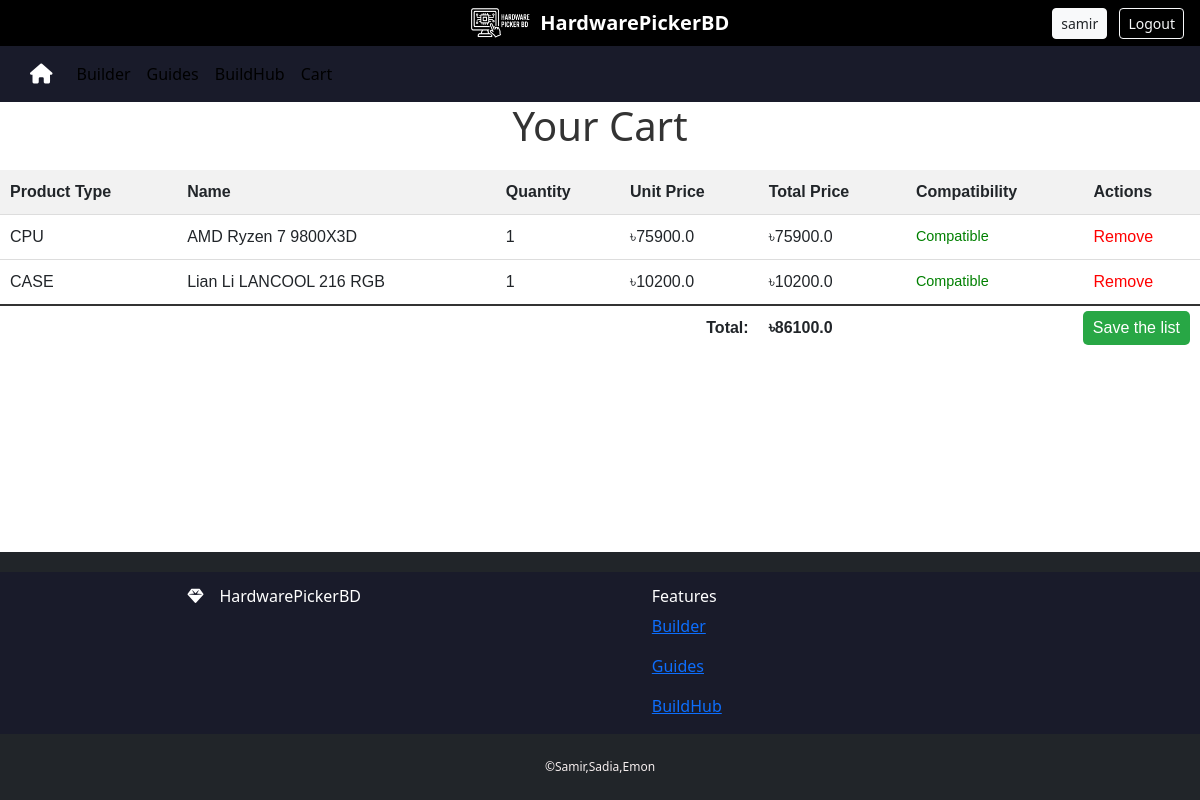
Before: /products/cart/ (signed in) with the older database file.
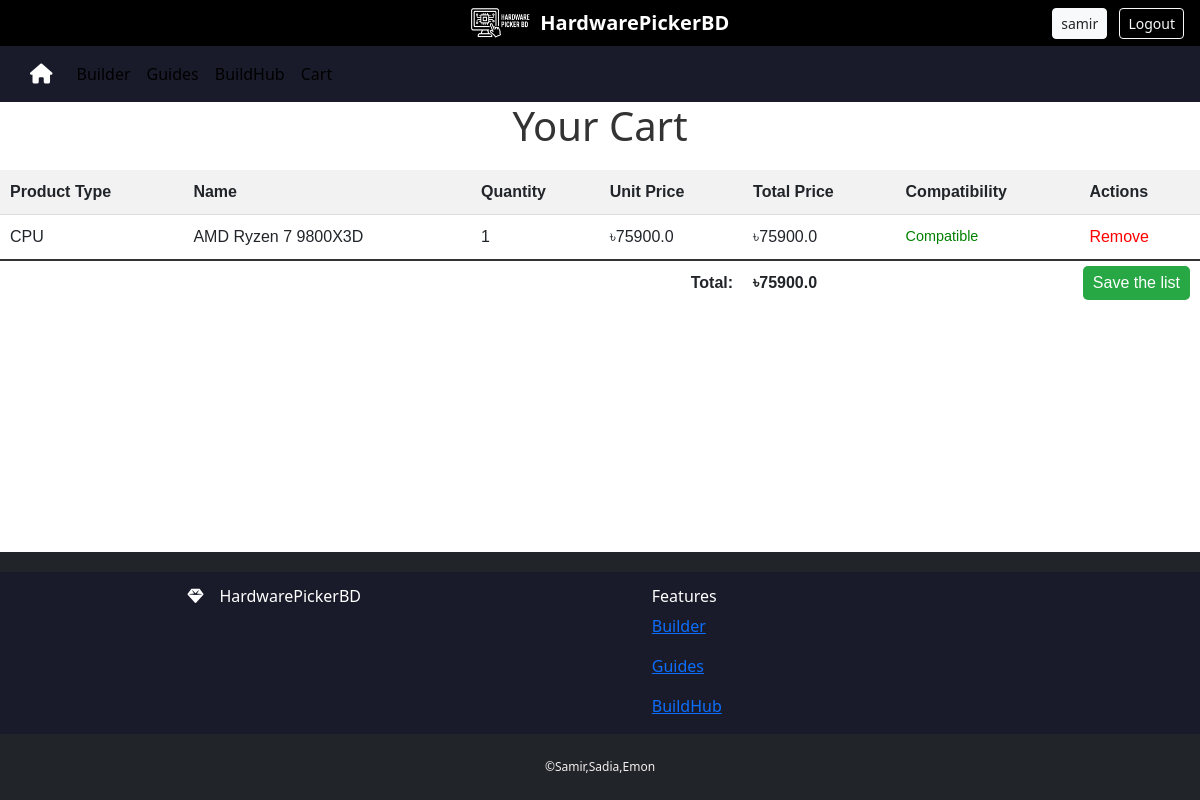
After: the same page with the newer database file.
### products/models.py (models this page shows, shortened)
class CartItem(models.Model):
    user = models.ForeignKey(User, on_delete=models.CASCADE, related_name="cart")
    product_type = models.CharField(max_length=50)  # e.g., 'CPU', 'GPU', etc.
    product_id = models.PositiveIntegerField()  # ID of the product from the respective table
    quantity = models.PositiveIntegerField(default=1)
    price = models.FloatField()  # Store the price of the product at the time of addition
    @property
    def total_price(self):
        return self.quantity * self.price
    @property
    def product_object(self):
        model_map = {
            'CPU': CPU,
            'MOBO': MOBO,
            'CPUCooler': CPUCooler,
            'RAM': RAM,
            'Storage': Storage,
            'GPU': GPU,
            'PSU': PSU,
            'CASE': CASE,
        }
        model = model_map.get(self.product_type)
        if model:
            return model.objects.filter(id=self.product_id).first()
        return None
    @property
    def product_name(self):
        product = self.product_object
        return product.name if product else "Product Unavailable"

class CPU(models.Model):
    photo= models.ImageField(upload_to='CPU/',null=True, blank=True)
    name = models.CharField(max_length=100)
    platform = models.CharField(max_length=100) #e.g. am5, lga1156
    generation = models.CharField(max_length=100)
    cores= models.IntegerField()
    threads= models.IntegerField()
    core_clock= models.FloatField()
    boost_clock = models.FloatField()
    cache = models.IntegerField()
    power= models.FloatField()
    warranty = models.IntegerField()
    price = models.FloatField(default=0)
    shop = models.CharField(max_length=100, default="Default Shop")
    product_type = models.CharField(default='CPU', max_length=20)
    class Meta:
        ordering = ['name', 'shop']

class CASE(models.Model):
    photo= models.ImageField(upload_to='CASE/',null=True, blank=True)
    name = models.CharField(max_length=100)
    product_type = models.CharField(default='CASE', max_length=20)
    case_type = models.CharField(max_length=100) #minitower,full-tower
    mobo_form_factor = models.CharField(max_length=100)
    color = models.CharField(max_length=100)
    material = models.CharField(max_length=100)
    dimensions = models.CharField(max_length=100)
    expansion_slots = models.CharField(max_length=100)
    radiator_support = models.CharField(max_length=100)
    fan_support = models.CharField(max_length=100)
    storage_support = models.CharField(max_length=100)
    front_panel_ports = models.CharField(max_length=100)
    gpu_and_cooler_clearance = models.CharField(max_length=100)
    warranty = models.IntegerField() #in years
    price = models.FloatField(default=0)
    shop = models.CharField(max_length=100, default="Default Shop")
    class Meta:
        ordering = ['name', 'shop']

### products/views.py (the view, shortened to what this page needs)
# urls.py: path("cart/", views.view_cart, name="cart_view"),
@login_required
def view_cart(request):
    cart_items = CartItem.objects.filter(user=request.user)
    components = {
        'CPU': None,
        'MOBO': None,
        'RAM': [],
        'PSU': None,
        'CASE': None,
        'CPUCooler': None,
        'Storage': [],
        'GPU': None,
    }
    compatibility_issues = defaultdict(list)
    for item in cart_items:
        prod = item.product_object
        if not prod:
            continue
        if item.product_type in ['RAM', 'Storage']:
            components[item.product_type].append(prod)
        else:
            components[item.product_type] = prod
    cpu = components['CPU']; mobo = components['MOBO']; psu = components['PSU']
    case = components['CASE']; cooler = components['CPUCooler']; rams = components['RAM']
    gpu = components['GPU']; storages = components['Storage']
    def flag(ptype, pid, msg):
        '''Attach a compatibility message to all cart_items matching product type & id.'''
        for it in cart_items.filter(product_type=ptype, product_id=pid):
            compatibility_issues[it.id].append(msg)
    def norm(val): return val.strip().lower() if isinstance(val, str) else val
    def split_multi(val):
        if not isinstance(val, str):
            return []
        parts = re.split(r'[\\/,\s]+', val)
        return [norm(p) for p in parts if p]
    if cpu and mobo:
        mobo_platforms = split_multi(mobo.platform)
        if norm(cpu.platform) not in mobo_platforms:
            msg = f"CPU socket ({cpu.platform}) doesn't match Motherboard ({mobo.platform})"
            flag('CPU', cpu.id, msg); flag('MOBO', mobo.id, msg)
    if mobo and storages:
        nvme_count = sum(1 for s in storages if norm(s.interface) == 'nvme')
        if hasattr(mobo, 'm2_slots') and nvme_count > mobo.m2_slots:
            msg = f"NVMe drives ({nvme_count}) exceed motherboard M.2 slots ({mobo.m2_slots})"
            for s in storages: flag('Storage', s.id, msg)
    total_power = sum([
        cpu.power if cpu else 0,
        mobo.power if mobo else 0,
        sum(r.power for r in rams),
        sum(s.power for s in storages),
        gpu.power if gpu else 0,
    ])
    if psu and psu.capacity < total_power:
        msg = f"PSU capacity ({psu.capacity}W) insufficient for estimated draw ({total_power}W)"
        flag('PSU', psu.id, msg)
    if case and mobo and hasattr(case, 'mobo_form_factor'):
        supported = split_multi(case.mobo_form_factor)
        if norm(mobo.mobo_form_factor) not in supported:
            msg = f"Case doesn't support {mobo.mobo_form_factor} motherboards"
            flag('CASE', case.id, msg)
    if case and gpu and hasattr(case, 'max_gpu_length') and hasattr(gpu, 'length'):
        if gpu.length > case.max_gpu_length:
            msg = f"GPU length ({gpu.length}mm) exceeds case max ({case.max_gpu_length}mm)"
            flag('GPU', gpu.id, msg)
            flag('CASE', case.id, msg)
    if psu and case and hasattr(psu, 'length') and hasattr(case, 'max_psu_length'):
        if psu.length > case.max_psu_length:
            msg = f"PSU length ({psu.length}mm) exceeds case PSU bay limit ({case.max_psu_length}mm)"
            flag('PSU', psu.id, msg); flag('CASE', case.id, msg)
    total_amount = sum(item.total_price for item in cart_items)
    return render(request, 'cart.html', {
        'cart_items': cart_items,
        'total_amount': total_amount,
        'compatibility_issues': dict(compatibility_issues),
    })

### products/templatetags/custom_filters.py (called while the page is built)
@register.filter
def get_item(dictionary, key):
    return dictionary.get(key, [])

### templates/cart.html
{% extends 'base.html' %}
{% load custom_filters %}
{% block content %}
<h1 style="text-align: center; color: #333; margin-bottom: 20px;">Your Cart</h1>
<table style="width: 100%; border-collapse: collapse; font-family: Arial, sans-serif; margin-bottom: 20px;">
    <tr style="background-color: #f2f2f2; border-bottom: 1px solid #ddd;">
        <th style="padding: 10px; text-align: left;">Product Type</th>
        <th style="padding: 10px; text-align: left;">Name</th>
        <th style="padding: 10px; text-align: left;">Quantity</th>
        <th style="padding: 10px; text-align: left;">Unit Price</th>
        <th style="padding: 10px; text-align: left;">Total Price</th>
        <th style="padding: 10px; text-align: left;">Compatibility</th>
        <th style="padding: 10px; text-align: left;">Actions</th>
    </tr>
    {% for item in cart_items %}
    <tr style="border-bottom: 1px solid #ddd;">
        <td style="padding: 10px;">{{ item.product_type }}</td>
        <td style="padding: 10px;">{{ item.product_name }}</td>
        <td style="padding: 10px;">{{ item.quantity }}</td>
        <td style="padding: 10px;">৳{{ item.price }}</td>
        <td style="padding: 10px;">৳{{ item.total_price }}</td>
        <td style="padding: 10px;">
            {% for issue in compatibility_issues|get_item:item.id %}
                <div style="color: red; font-size: 0.9em; margin: 2px 0;">{{ issue }}</div>
            {% empty %}
                <div style="color: green; font-size: 0.9em;">Compatible</div>
            {% endfor %}
        </td>
        <td style="padding: 10px;">
            <a href="{% url 'remove_from_cart' item.id %}" style="color: red; text-decoration: none;">Remove</a>
        </td>
    </tr>
    {% endfor %}
    <tr style="border-top: 2px solid #333;">
        <td colspan="4" style="padding: 10px; text-align: right; font-weight: bold;">Total:</td>
        <td style="padding: 10px; font-weight: bold;">৳{{ total_amount }}</td>
        <td colspan="2" style="text-align: right;">
            <a href="{% url 'place_order' %}" style="background-color: #28a745; color: white; padding: 5px 10px; text-decoration: none; border-radius: 5px; display: inline-block; margin-right: 10px;">Save the list</a>
        </td>
    </tr>
</table>
{% endblock %}

Changed rows visible on the page:
removed CartItem: product_type "CASE", product_name "Lian Li LANCOOL 216 RGB", quantity "1", price "10200.0", total_price "10200.0"
Other visible differences:
{{ total_amount }}: "86100.0" → "75900.0"
